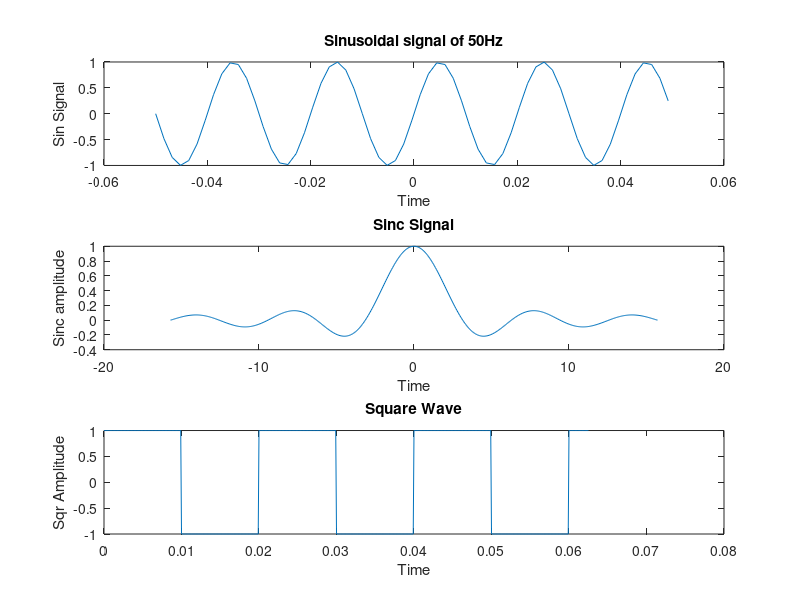

The MATLAB source for this figure:
t=-.05:0.0016:.05;
f=50;
x=sin(2*pi*f*t);
t1=-5*pi:pi/50:5*pi;
sinc=sin(t1)./t1;
t2=0:.0001:.0625;
sqr=square(2*pi*f*t2);

subplot(3,1,1);
plot(t,x);
xlabel('Time');
ylabel('Sin Signal');
title('Sinusoidal signal of 50Hz');

subplot(3,1,2);
plot(t1,sinc);
xlabel('Time');
ylabel('Sinc amplitude');
title('Sinc Signal');

subplot(3,1,3);
plot(t2,sqr);
xlabel('Time');
ylabel('Sqr Amplitude');
title('Square Wave');

grid off;